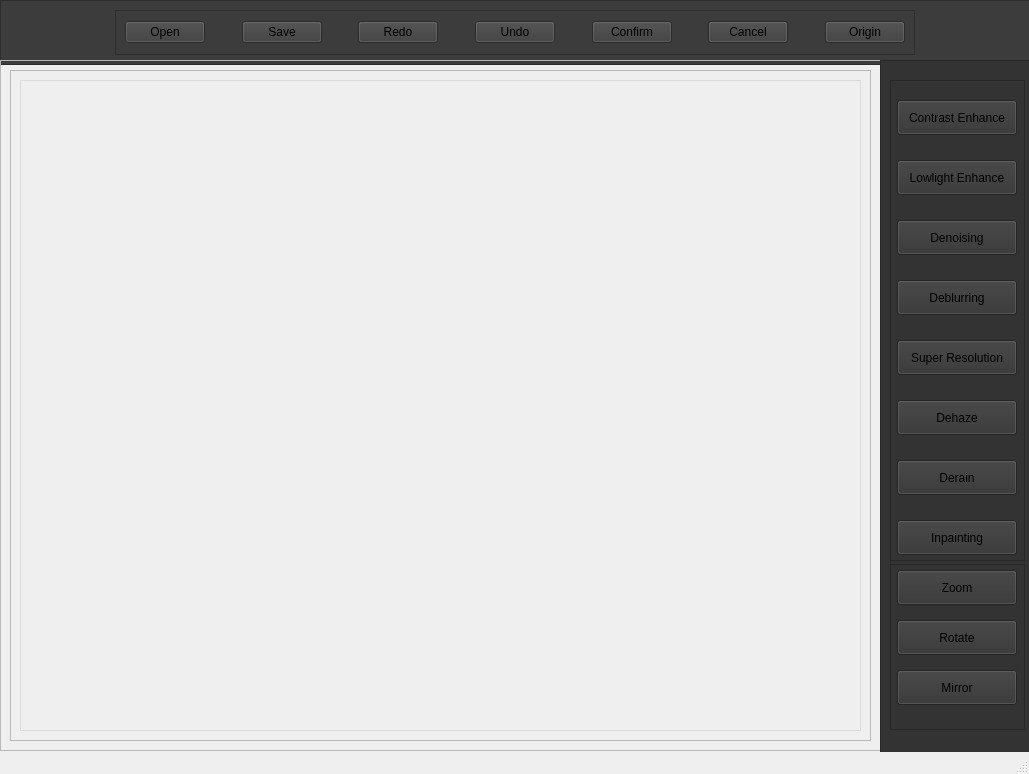
<?xml version="1.0" encoding="UTF-8"?>
<ui version="4.0">
 <class>MainWindow</class>
 <widget class="QMainWindow" name="MainWindow">
  <property name="geometry">
   <rect>
    <x>0</x>
    <y>0</y>
    <width>1029</width>
    <height>774</height>
   </rect>
  </property>
  <property name="minimumSize">
   <size>
    <width>1029</width>
    <height>774</height>
   </size>
  </property>
  <property name="windowTitle">
   <string>MainWindow</string>
  </property>
  <widget class="QWidget" name="centralwidget">
   <widget class="QFrame" name="title">
    <property name="geometry">
     <rect>
      <x>0</x>
      <y>0</y>
      <width>1031</width>
      <height>65</height>
     </rect>
    </property>
    <property name="minimumSize">
     <size>
      <width>0</width>
      <height>65</height>
     </size>
    </property>
    <property name="maximumSize">
     <size>
      <width>188888</width>
      <height>55</height>
     </size>
    </property>
    <property name="styleSheet">
     <string notr="true">background: rgb(60, 60, 60)</string>
    </property>
    <property name="frameShape">
     <enum>QFrame::StyledPanel</enum>
    </property>
    <property name="frameShadow">
     <enum>QFrame::Raised</enum>
    </property>
    <layout class="QHBoxLayout" name="horizontalLayout_4">
     <item>
      <widget class="QFrame" name="operation">
       <property name="minimumSize">
        <size>
         <width>800</width>
         <height>39</height>
        </size>
       </property>
       <property name="maximumSize">
        <size>
         <width>800</width>
         <height>45</height>
        </size>
       </property>
       <property name="layoutDirection">
        <enum>Qt::LeftToRight</enum>
       </property>
       <property name="frameShape">
        <enum>QFrame::StyledPanel</enum>
       </property>
       <property name="frameShadow">
        <enum>QFrame::Raised</enum>
       </property>
       <layout class="QHBoxLayout" name="horizontalLayout_3">
        <item>
         <widget class="QPushButton" name="btn_open">
          <property name="minimumSize">
           <size>
            <width>80</width>
            <height>0</height>
           </size>
          </property>
          <property name="maximumSize">
           <size>
            <width>80</width>
            <height>16777215</height>
           </size>
          </property>
          <property name="text">
           <string>Open</string>
          </property>
         </widget>
        </item>
        <item>
         <spacer name="horizontalSpacer">
          <property name="orientation">
           <enum>Qt::Horizontal</enum>
          </property>
          <property name="sizeHint" stdset="0">
           <size>
            <width>10</width>
            <height>20</height>
           </size>
          </property>
         </spacer>
        </item>
        <item>
         <widget class="QPushButton" name="btn_save">
          <property name="minimumSize">
           <size>
            <width>80</width>
            <height>0</height>
           </size>
          </property>
          <property name="maximumSize">
           <size>
            <width>80</width>
            <height>16777215</height>
           </size>
          </property>
          <property name="text">
           <string>Save</string>
          </property>
         </widget>
        </item>
        <item>
         <spacer name="horizontalSpacer_2">
          <property name="orientation">
           <enum>Qt::Horizontal</enum>
          </property>
          <property name="sizeHint" stdset="0">
           <size>
            <width>10</width>
            <height>20</height>
           </size>
          </property>
         </spacer>
        </item>
        <item>
         <widget class="QPushButton" name="btn_redo">
          <property name="text">
           <string>Redo</string>
          </property>
         </widget>
        </item>
        <item>
         <spacer name="horizontalSpacer_5">
          <property name="orientation">
           <enum>Qt::Horizontal</enum>
          </property>
          <property name="sizeHint" stdset="0">
           <size>
            <width>10</width>
            <height>20</height>
           </size>
          </property>
         </spacer>
        </item>
        <item>
         <widget class="QPushButton" name="btn_undo">
          <property name="minimumSize">
           <size>
            <width>80</width>
            <height>0</height>
           </size>
          </property>
          <property name="maximumSize">
           <size>
            <width>80</width>
            <height>16777215</height>
           </size>
          </property>
          <property name="text">
           <string>Undo</string>
          </property>
         </widget>
        </item>
        <item>
         <spacer name="horizontalSpacer_3">
          <property name="orientation">
           <enum>Qt::Horizontal</enum>
          </property>
          <property name="sizeHint" stdset="0">
           <size>
            <width>10</width>
            <height>20</height>
           </size>
          </property>
         </spacer>
        </item>
        <item>
         <widget class="QPushButton" name="btn_confirm">
          <property name="minimumSize">
           <size>
            <width>80</width>
            <height>0</height>
           </size>
          </property>
          <property name="maximumSize">
           <size>
            <width>80</width>
            <height>16777215</height>
           </size>
          </property>
          <property name="text">
           <string>Confirm</string>
          </property>
         </widget>
        </item>
        <item>
         <spacer name="horizontalSpacer_4">
          <property name="orientation">
           <enum>Qt::Horizontal</enum>
          </property>
          <property name="sizeHint" stdset="0">
           <size>
            <width>10</width>
            <height>20</height>
           </size>
          </property>
         </spacer>
        </item>
        <item>
         <widget class="QPushButton" name="btn_cancel">
          <property name="minimumSize">
           <size>
            <width>80</width>
            <height>0</height>
           </size>
          </property>
          <property name="maximumSize">
           <size>
            <width>80</width>
            <height>16777215</height>
           </size>
          </property>
          <property name="text">
           <string>Cancel</string>
          </property>
         </widget>
        </item>
        <item>
         <spacer name="horizontalSpacer_11">
          <property name="orientation">
           <enum>Qt::Horizontal</enum>
          </property>
          <property name="sizeHint" stdset="0">
           <size>
            <width>10</width>
            <height>20</height>
           </size>
          </property>
         </spacer>
        </item>
        <item>
         <widget class="QPushButton" name="btn_origin">
          <property name="minimumSize">
           <size>
            <width>80</width>
            <height>0</height>
           </size>
          </property>
          <property name="maximumSize">
           <size>
            <width>80</width>
            <height>16777215</height>
           </size>
          </property>
          <property name="text">
           <string>Origin</string>
          </property>
         </widget>
        </item>
       </layout>
      </widget>
     </item>
    </layout>
   </widget>
   <widget class="QFrame" name="frame_3">
    <property name="geometry">
     <rect>
      <x>0</x>
      <y>60</y>
      <width>881</width>
      <height>691</height>
     </rect>
    </property>
    <property name="frameShape">
     <enum>QFrame::StyledPanel</enum>
    </property>
    <property name="frameShadow">
     <enum>QFrame::Raised</enum>
    </property>
    <layout class="QGridLayout" name="gridLayout">
     <item row="0" column="0">
      <widget class="QFrame" name="frame_4">
       <property name="frameShape">
        <enum>QFrame::StyledPanel</enum>
       </property>
       <property name="frameShadow">
        <enum>QFrame::Raised</enum>
       </property>
       <layout class="QGridLayout" name="gridLayout_2">
        <item row="0" column="1">
         <widget class="QLabel" name="img_panel">
          <property name="styleSheet">
           <string notr="true">border-width: 1px;border-style: solid;border-color: rgb(218, 218, 218)</string>
          </property>
          <property name="text">
           <string/>
          </property>
         </widget>
        </item>
       </layout>
      </widget>
     </item>
    </layout>
   </widget>
   <widget class="QFrame" name="frame_5">
    <property name="geometry">
     <rect>
      <x>880</x>
      <y>60</y>
      <width>150</width>
      <height>704</height>
     </rect>
    </property>
    <property name="minimumSize">
     <size>
      <width>150</width>
      <height>0</height>
     </size>
    </property>
    <property name="maximumSize">
     <size>
      <width>150</width>
      <height>16777215</height>
     </size>
    </property>
    <property name="styleSheet">
     <string notr="true">background: rgb(51, 51, 51)</string>
    </property>
    <property name="frameShape">
     <enum>QFrame::StyledPanel</enum>
    </property>
    <property name="frameShadow">
     <enum>QFrame::Raised</enum>
    </property>
    <widget class="QFrame" name="frame_6">
     <property name="geometry">
      <rect>
       <x>10</x>
       <y>20</y>
       <width>135</width>
       <height>650</height>
      </rect>
     </property>
     <property name="minimumSize">
      <size>
       <width>135</width>
       <height>650</height>
      </size>
     </property>
     <property name="maximumSize">
      <size>
       <width>135</width>
       <height>650</height>
      </size>
     </property>
     <property name="frameShape">
      <enum>QFrame::StyledPanel</enum>
     </property>
     <property name="frameShadow">
      <enum>QFrame::Raised</enum>
     </property>
     <widget class="QPushButton" name="btn_contrast">
      <property name="geometry">
       <rect>
        <x>7</x>
        <y>20</y>
        <width>120</width>
        <height>35</height>
       </rect>
      </property>
      <property name="minimumSize">
       <size>
        <width>120</width>
        <height>35</height>
       </size>
      </property>
      <property name="maximumSize">
       <size>
        <width>120</width>
        <height>35</height>
       </size>
      </property>
      <property name="text">
       <string>Contrast Enhance</string>
      </property>
     </widget>
     <widget class="QPushButton" name="btn_lol">
      <property name="geometry">
       <rect>
        <x>7</x>
        <y>80</y>
        <width>120</width>
        <height>35</height>
       </rect>
      </property>
      <property name="minimumSize">
       <size>
        <width>120</width>
        <height>35</height>
       </size>
      </property>
      <property name="maximumSize">
       <size>
        <width>120</width>
        <height>35</height>
       </size>
      </property>
      <property name="text">
       <string>Lowlight Enhance</string>
      </property>
     </widget>
     <widget class="QPushButton" name="btn_sr">
      <property name="geometry">
       <rect>
        <x>7</x>
        <y>260</y>
        <width>120</width>
        <height>35</height>
       </rect>
      </property>
      <property name="minimumSize">
       <size>
        <width>120</width>
        <height>35</height>
       </size>
      </property>
      <property name="maximumSize">
       <size>
        <width>120</width>
        <height>35</height>
       </size>
      </property>
      <property name="text">
       <string>Super Resolution</string>
      </property>
     </widget>
     <widget class="QPushButton" name="btn_denoise">
      <property name="geometry">
       <rect>
        <x>7</x>
        <y>140</y>
        <width>120</width>
        <height>35</height>
       </rect>
      </property>
      <property name="minimumSize">
       <size>
        <width>120</width>
        <height>35</height>
       </size>
      </property>
      <property name="maximumSize">
       <size>
        <width>120</width>
        <height>35</height>
       </size>
      </property>
      <property name="text">
       <string>Denoising</string>
      </property>
     </widget>
     <widget class="QPushButton" name="btn_deblur">
      <property name="geometry">
       <rect>
        <x>7</x>
        <y>200</y>
        <width>120</width>
        <height>35</height>
       </rect>
      </property>
      <property name="minimumSize">
       <size>
        <width>120</width>
        <height>35</height>
       </size>
      </property>
      <property name="maximumSize">
       <size>
        <width>120</width>
        <height>35</height>
       </size>
      </property>
      <property name="text">
       <string>Deblurring</string>
      </property>
     </widget>
     <widget class="QPushButton" name="btn_dehaze">
      <property name="geometry">
       <rect>
        <x>7</x>
        <y>320</y>
        <width>120</width>
        <height>35</height>
       </rect>
      </property>
      <property name="minimumSize">
       <size>
        <width>120</width>
        <height>35</height>
       </size>
      </property>
      <property name="maximumSize">
       <size>
        <width>120</width>
        <height>35</height>
       </size>
      </property>
      <property name="text">
       <string>Dehaze</string>
      </property>
     </widget>
     <widget class="QPushButton" name="btn_derain">
      <property name="geometry">
       <rect>
        <x>7</x>
        <y>380</y>
        <width>120</width>
        <height>35</height>
       </rect>
      </property>
      <property name="minimumSize">
       <size>
        <width>120</width>
        <height>35</height>
       </size>
      </property>
      <property name="maximumSize">
       <size>
        <width>120</width>
        <height>35</height>
       </size>
      </property>
      <property name="text">
       <string>Derain</string>
      </property>
     </widget>
     <widget class="QPushButton" name="btn_inpainting">
      <property name="geometry">
       <rect>
        <x>7</x>
        <y>440</y>
        <width>120</width>
        <height>35</height>
       </rect>
      </property>
      <property name="minimumSize">
       <size>
        <width>120</width>
        <height>35</height>
       </size>
      </property>
      <property name="maximumSize">
       <size>
        <width>120</width>
        <height>35</height>
       </size>
      </property>
      <property name="text">
       <string>Inpainting</string>
      </property>
     </widget>
     <widget class="QFrame" name="frame">
      <property name="geometry">
       <rect>
        <x>0</x>
        <y>480</y>
        <width>140</width>
        <height>5</height>
       </rect>
      </property>
      <property name="minimumSize">
       <size>
        <width>140</width>
        <height>3</height>
       </size>
      </property>
      <property name="maximumSize">
       <size>
        <width>16777215</width>
        <height>5</height>
       </size>
      </property>
      <property name="frameShape">
       <enum>QFrame::StyledPanel</enum>
      </property>
      <property name="frameShadow">
       <enum>QFrame::Raised</enum>
      </property>
     </widget>
     <widget class="QPushButton" name="btn_zoom">
      <property name="geometry">
       <rect>
        <x>7</x>
        <y>490</y>
        <width>120</width>
        <height>35</height>
       </rect>
      </property>
      <property name="minimumSize">
       <size>
        <width>120</width>
        <height>35</height>
       </size>
      </property>
      <property name="maximumSize">
       <size>
        <width>120</width>
        <height>35</height>
       </size>
      </property>
      <property name="text">
       <string>Zoom</string>
      </property>
     </widget>
     <widget class="QPushButton" name="btn_rotate">
      <property name="geometry">
       <rect>
        <x>7</x>
        <y>540</y>
        <width>120</width>
        <height>35</height>
       </rect>
      </property>
      <property name="minimumSize">
       <size>
        <width>120</width>
        <height>35</height>
       </size>
      </property>
      <property name="maximumSize">
       <size>
        <width>120</width>
        <height>35</height>
       </size>
      </property>
      <property name="text">
       <string>Rotate</string>
      </property>
     </widget>
     <widget class="QPushButton" name="btn_mirror">
      <property name="geometry">
       <rect>
        <x>7</x>
        <y>590</y>
        <width>120</width>
        <height>35</height>
       </rect>
      </property>
      <property name="minimumSize">
       <size>
        <width>120</width>
        <height>35</height>
       </size>
      </property>
      <property name="maximumSize">
       <size>
        <width>120</width>
        <height>35</height>
       </size>
      </property>
      <property name="text">
       <string>Mirror</string>
      </property>
     </widget>
    </widget>
   </widget>
  </widget>
  <widget class="QStatusBar" name="statusbar"/>
 </widget>
 <resources/>
 <connections/>
</ui>
